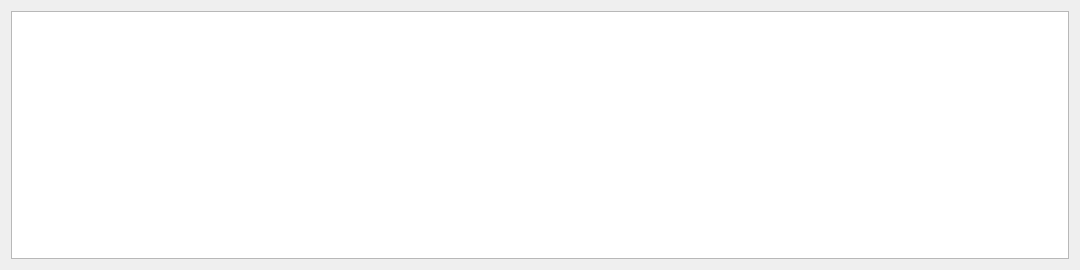
<?xml version="1.0" encoding="UTF-8"?>
<ui version="4.0">
 <class>DebugWindow</class>
 <widget class="QWidget" name="DebugWindow">
  <property name="geometry">
   <rect>
    <x>0</x>
    <y>0</y>
    <width>1080</width>
    <height>270</height>
   </rect>
  </property>
  <property name="windowTitle">
   <string>Form</string>
  </property>
  <layout class="QVBoxLayout" name="verticalLayout">
   <item>
    <widget class="QTextEdit" name="mpTextEdit"/>
   </item>
  </layout>
 </widget>
 <resources/>
 <connections/>
</ui>
